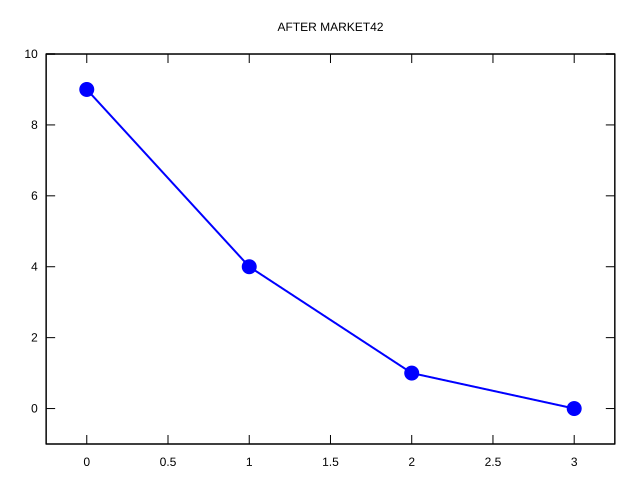

Here is the gnuplot script that generated this plot:
#    
#    	G N U P L O T
#    	Version 6.0 patchlevel 3    last modified 2025-06-07 
#    
#    	Copyright (C) 1986-1993, 1998, 2004, 2007-2025
#    	Thomas Williams, Colin Kelley and many others
#    
#    	gnuplot home:     http://www.gnuplot.info
#    	faq, bugs, etc:   type "help FAQ"
#    	immediate help:   type "help"  (plot window: hit 'h')
# set terminal windows 0 color solid butt enhanced standalone size 640,480
# set output
unset clip points
set clip one
unset clip two
unset clip radial
set errorbars front 1.000000 
set border 31 front lt black linewidth 1.000 dashtype solid
set cornerpoles
set zdata 
set ydata 
set xdata 
set y2data 
set x2data 
set boxwidth
set boxdepth 0
set style fill  empty border
set style rectangle back fc  bgnd fillstyle   solid 1.00 border lt -1
set style circle radius graph 0.02 
set style ellipse size graph 0.05, 0.03 angle 0 units xy
set dummy x, y
set format x "% h" 
set format y "% h" 
set format x2 "% h" 
set format y2 "% h" 
set format z "% h" 
set format cb "% h" 
set format r "% h" 
set ttics format "% h"
set timefmt "%d/%m/%y,%H:%M"
set angles radians
set tics back
unset grid
unset raxis
set theta counterclockwise right
set style parallel front  lt black linewidth 2.000 dashtype solid
set key notitle
set key fixed right top vertical Right noreverse enhanced autotitle nobox
set key noinvert samplen 4 spacing 1 width 0 height 0
set key maxcolumns 0 maxrows 0
set key noopaque
unset key
unset label
unset arrow
unset style line
unset style arrow
set style histogram clustered gap 2 title textcolor lt -1
unset object
unset walls
set style textbox  transparent margins  1.0,  1.0 border  lt -1 linewidth  1.0
set style watchpoint nolabels
set offsets 0, 0, 0, 0
set pointsize 1
set pointintervalbox 1
set encoding utf8
unset parametric
unset polar
unset spiderplot
unset decimalsign
unset micro
unset minussign
set view 60, 30, 1, 1
set view azimuth 0
set rgbmax 255
set samples 100, 100
set isosamples 10, 10
set surface implicit
set surface
set mapping cartesian
set datafile separator whitespace
set datafile nocolumnheaders
unset hidden3d

unset contour
set cntrlabel  format '%8.3g' font '' start 5 interval 20
set cntrparam order 4
set cntrparam linear
set cntrparam levels 5
set cntrparam levels auto
set cntrparam firstlinetype 0 unsorted
set cntrparam points 5
set size ratio 0 1,1
set origin 0,0
set contourfill auto 5
set contourfill palette
set style data points
set style function lines
unset xzeroaxis
unset yzeroaxis
unset zzeroaxis
unset x2zeroaxis
unset y2zeroaxis
set xyplane relative 0.5
set tics scale  1, 0.5, 1, 1, 1
set mxtics default
set mytics default
set mztics default
set mx2tics default
set my2tics default
set mcbtics default
set mrtics default
set nomttics
set xtics border in scale 1,0.5 mirror norotate  autojustify
set xtics  norangelimit autofreq 
set ytics border in scale 1,0.5 mirror norotate  autojustify
set ytics  norangelimit autofreq 
set ztics border in scale 1,0.5 nomirror norotate  autojustify
set ztics  norangelimit autofreq 
unset x2tics
unset y2tics
set cbtics border in scale 1,0.5 mirror norotate  autojustify
set cbtics  norangelimit autofreq 
set rtics axis in scale 1,0.5 nomirror norotate  autojustify
set rtics  norangelimit autofreq 
unset ttics
set title "AFTER MARKET42" 
set title  font "" textcolor lt -1 norotate
set timestamp bottom 
set timestamp "" 
set timestamp  font "" textcolor lt -1 norotate
set trange [ * : * ] noreverse nowriteback
set urange [ * : * ] noreverse nowriteback
set vrange [ * : * ] noreverse nowriteback
set xlabel "" 
set xlabel  font "" textcolor lt -1 norotate
set x2label "" 
set x2label  font "" textcolor lt -1 norotate
set xrange [ -0.250000 : 3.25000 ] noreverse nowriteback
set x2range [ * : * ] noreverse writeback
set ylabel "" 
set ylabel  font "" textcolor lt -1 rotate
set y2label "" 
set y2label  font "" textcolor lt -1 rotate
set yrange [ -1.00000 : 10.0000 ] noreverse nowriteback
set y2range [ * : * ] noreverse writeback
set zlabel "" 
set zlabel  font "" textcolor lt -1 norotate
set zrange [ * : * ] noreverse writeback
set cblabel "" 
set cblabel  font "" textcolor lt -1 rotate
set cbrange [ * : * ] noreverse writeback
set rlabel "" 
set rlabel  font "" textcolor lt -1 norotate
set rrange [ * : * ] noreverse writeback
unset logscale
unset jitter
set zero 1e-08
set lmargin  -1
set bmargin  -1
set rmargin  -1
set tmargin  -1
set locale "English_United States.1252"
set pm3d explicit at s
set pm3d scansautomatic
set pm3d interpolate 1,1 flush begin noftriangles noborder corners2color mean
set pm3d clip z 
set pm3d nolighting
set palette positive nops_allcF maxcolors 0 gamma 1.5 color model RGB 
set palette rgbformulae 7, 5, 15
set colorbox default
set colorbox vertical origin screen 0.9, 0.2 size screen 0.05, 0.6 front  noinvert bdefault
set style boxplot candles range  1.50 outliers pt 7 separation 1 labels auto unsorted
set chi_shapes fraction 0.60
set loadpath 
set fontpath
set psdir
set fit brief errorvariables nocovariancevariables errorscaling prescale nowrap v5
GNUTERM = "windows"
I = {0.0, 1.0}
VoxelDistance = 0.0
GridDistance = 0.0
## Last datafile plotted: "C:/GnuplotTests/市场数据.dat"
## Last plot command
plot "C:/GnuplotTests/市场数据.dat" using 1:2 with linespoints lw 2 pt 7 ps 1.5 lc rgb "#0000FF"
#    EOF
